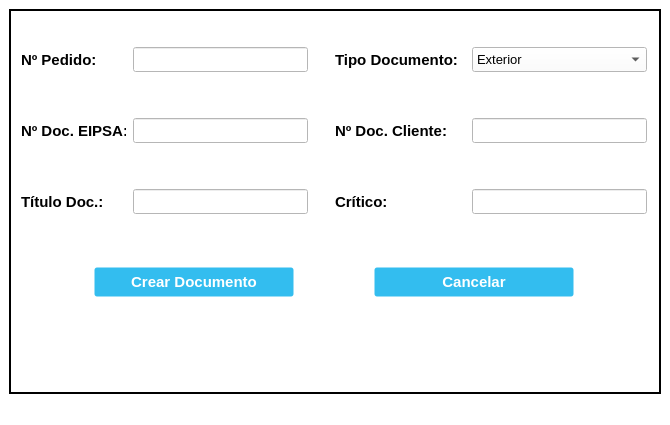
<?xml version="1.0" encoding="UTF-8"?>
<ui version="4.0">
 <class>New_Doc_Window</class>
 <widget class="QMainWindow" name="New_Doc_Window">
  <property name="geometry">
   <rect>
    <x>0</x>
    <y>0</y>
    <width>670</width>
    <height>425</height>
   </rect>
  </property>
  <property name="minimumSize">
   <size>
    <width>670</width>
    <height>425</height>
   </size>
  </property>
  <property name="maximumSize">
   <size>
    <width>670</width>
    <height>425</height>
   </size>
  </property>
  <property name="windowTitle">
   <string>Nuevo Documento</string>
  </property>
  <property name="windowIcon">
   <iconset>
    <normaloff>//nas01/DATOS/Comunes/EIPSA-ERP/Resources/Iconos/icon.ico</normaloff>//nas01/DATOS/Comunes/EIPSA-ERP/Resources/Iconos/icon.ico</iconset>
  </property>
  <property name="styleSheet">
   <string notr="true">QWidget {
background-color: rgb(255, 255, 255);
}

.QFrame {
	border: 2px solid black;
}

QPushButton {
background-color: #33bdef;
  border: 1px solid transparent;
  border-radius: 3px;
  box-shadow: rgba(255, 255, 255, .4) 0 1px 0 0 inset;
  box-sizing: border-box;
  color: #fff;
  cursor: pointer;
  display: inline-block;
  font-family: -apple-system,system-ui,&quot;Segoe UI&quot;,&quot;Liberation Sans&quot;,sans-serif;
  font-size: 15px;
  font-weight: 800;
  line-height: 1.15385;
  margin: 0;
  outline: none;
  padding: 8px .8em;
  text-align: center;
  text-decoration: none;
  text-shadow: 0px 1px 0px #263666;
  user-select: none;
  -webkit-user-select: none;
  touch-action: manipulation;
  vertical-align: baseline;
  white-space: nowrap;
}

QPushButton:hover {
	background-color: #019ad2;
	border-color: rgb(0, 0, 0);
}

QPushButton:pressed {
	background-color: rgb(1, 140, 190);
	border-color: rgb(255, 255, 255);
}</string>
  </property>
  <widget class="QWidget" name="centralwidget">
   <layout class="QGridLayout" name="gridLayout">
    <item row="0" column="0">
     <widget class="QFrame" name="frame">
      <property name="frameShape">
       <enum>QFrame::StyledPanel</enum>
      </property>
      <property name="frameShadow">
       <enum>QFrame::Raised</enum>
      </property>
      <layout class="QVBoxLayout" name="verticalLayout">
       <item>
        <spacer name="verticalSpacer_6">
         <property name="orientation">
          <enum>Qt::Vertical</enum>
         </property>
         <property name="sizeType">
          <enum>QSizePolicy::Fixed</enum>
         </property>
         <property name="sizeHint" stdset="0">
          <size>
           <width>20</width>
           <height>10</height>
          </size>
         </property>
        </spacer>
       </item>
       <item>
        <layout class="QHBoxLayout" name="hLayout">
         <item>
          <layout class="QVBoxLayout" name="vLayout1">
           <property name="leftMargin">
            <number>0</number>
           </property>
           <property name="rightMargin">
            <number>0</number>
           </property>
           <item>
            <widget class="QLabel" name="label_NumOrder">
             <property name="minimumSize">
              <size>
               <width>105</width>
               <height>25</height>
              </size>
             </property>
             <property name="maximumSize">
              <size>
               <width>105</width>
               <height>25</height>
              </size>
             </property>
             <property name="font">
              <font>
               <pointsize>11</pointsize>
               <bold>true</bold>
              </font>
             </property>
             <property name="text">
              <string>Nº Pedido:</string>
             </property>
             <property name="alignment">
              <set>Qt::AlignLeading|Qt::AlignLeft|Qt::AlignVCenter</set>
             </property>
            </widget>
           </item>
           <item>
            <spacer name="vSpacer1">
             <property name="orientation">
              <enum>Qt::Vertical</enum>
             </property>
             <property name="sizeType">
              <enum>QSizePolicy::Fixed</enum>
             </property>
             <property name="sizeHint" stdset="0">
              <size>
               <width>20</width>
               <height>40</height>
              </size>
             </property>
            </spacer>
           </item>
           <item>
            <widget class="QLabel" name="label_NumDocEipsa">
             <property name="minimumSize">
              <size>
               <width>105</width>
               <height>25</height>
              </size>
             </property>
             <property name="maximumSize">
              <size>
               <width>105</width>
               <height>25</height>
              </size>
             </property>
             <property name="font">
              <font>
               <pointsize>11</pointsize>
               <bold>true</bold>
              </font>
             </property>
             <property name="text">
              <string>Nº Doc. EIPSA:</string>
             </property>
             <property name="alignment">
              <set>Qt::AlignLeading|Qt::AlignLeft|Qt::AlignVCenter</set>
             </property>
            </widget>
           </item>
           <item>
            <spacer name="vSpacer2">
             <property name="orientation">
              <enum>Qt::Vertical</enum>
             </property>
             <property name="sizeType">
              <enum>QSizePolicy::Fixed</enum>
             </property>
             <property name="sizeHint" stdset="0">
              <size>
               <width>20</width>
               <height>40</height>
              </size>
             </property>
            </spacer>
           </item>
           <item>
            <widget class="QLabel" name="label_TitleDoc">
             <property name="minimumSize">
              <size>
               <width>105</width>
               <height>25</height>
              </size>
             </property>
             <property name="maximumSize">
              <size>
               <width>105</width>
               <height>25</height>
              </size>
             </property>
             <property name="font">
              <font>
               <pointsize>11</pointsize>
               <bold>true</bold>
              </font>
             </property>
             <property name="text">
              <string>Título Doc.:</string>
             </property>
            </widget>
           </item>
          </layout>
         </item>
         <item>
          <layout class="QVBoxLayout" name="vLayout2">
           <item>
            <widget class="QLineEdit" name="NumOrder_NewDoc">
             <property name="minimumSize">
              <size>
               <width>175</width>
               <height>25</height>
              </size>
             </property>
             <property name="maximumSize">
              <size>
               <width>175</width>
               <height>25</height>
              </size>
             </property>
             <property name="font">
              <font>
               <pointsize>10</pointsize>
              </font>
             </property>
             <property name="alignment">
              <set>Qt::AlignCenter</set>
             </property>
            </widget>
           </item>
           <item>
            <spacer name="vSpacer4">
             <property name="orientation">
              <enum>Qt::Vertical</enum>
             </property>
             <property name="sizeType">
              <enum>QSizePolicy::Fixed</enum>
             </property>
             <property name="sizeHint" stdset="0">
              <size>
               <width>20</width>
               <height>40</height>
              </size>
             </property>
            </spacer>
           </item>
           <item>
            <widget class="QLineEdit" name="NumDocEipsa_NewDoc">
             <property name="minimumSize">
              <size>
               <width>175</width>
               <height>25</height>
              </size>
             </property>
             <property name="maximumSize">
              <size>
               <width>175</width>
               <height>25</height>
              </size>
             </property>
             <property name="font">
              <font>
               <pointsize>10</pointsize>
              </font>
             </property>
             <property name="alignment">
              <set>Qt::AlignCenter</set>
             </property>
            </widget>
           </item>
           <item>
            <spacer name="vSpacer5">
             <property name="orientation">
              <enum>Qt::Vertical</enum>
             </property>
             <property name="sizeType">
              <enum>QSizePolicy::Fixed</enum>
             </property>
             <property name="sizeHint" stdset="0">
              <size>
               <width>20</width>
               <height>40</height>
              </size>
             </property>
            </spacer>
           </item>
           <item>
            <widget class="QLineEdit" name="TitleDoc_NewDoc">
             <property name="minimumSize">
              <size>
               <width>175</width>
               <height>25</height>
              </size>
             </property>
             <property name="maximumSize">
              <size>
               <width>175</width>
               <height>25</height>
              </size>
             </property>
             <property name="font">
              <font>
               <pointsize>10</pointsize>
              </font>
             </property>
            </widget>
           </item>
          </layout>
         </item>
         <item>
          <spacer name="hSpacer">
           <property name="orientation">
            <enum>Qt::Horizontal</enum>
           </property>
           <property name="sizeType">
            <enum>QSizePolicy::Fixed</enum>
           </property>
           <property name="sizeHint" stdset="0">
            <size>
             <width>20</width>
             <height>20</height>
            </size>
           </property>
          </spacer>
         </item>
         <item>
          <layout class="QVBoxLayout" name="vLayout3">
           <item>
            <widget class="QLabel" name="label_DocType">
             <property name="minimumSize">
              <size>
               <width>130</width>
               <height>25</height>
              </size>
             </property>
             <property name="maximumSize">
              <size>
               <width>130</width>
               <height>25</height>
              </size>
             </property>
             <property name="font">
              <font>
               <pointsize>11</pointsize>
               <bold>true</bold>
              </font>
             </property>
             <property name="text">
              <string>Tipo Documento:</string>
             </property>
             <property name="alignment">
              <set>Qt::AlignLeading|Qt::AlignLeft|Qt::AlignVCenter</set>
             </property>
            </widget>
           </item>
           <item>
            <spacer name="vSpacer7">
             <property name="orientation">
              <enum>Qt::Vertical</enum>
             </property>
             <property name="sizeType">
              <enum>QSizePolicy::Fixed</enum>
             </property>
             <property name="sizeHint" stdset="0">
              <size>
               <width>20</width>
               <height>40</height>
              </size>
             </property>
            </spacer>
           </item>
           <item>
            <widget class="QLabel" name="label_NumDocClient">
             <property name="minimumSize">
              <size>
               <width>130</width>
               <height>25</height>
              </size>
             </property>
             <property name="maximumSize">
              <size>
               <width>130</width>
               <height>25</height>
              </size>
             </property>
             <property name="font">
              <font>
               <pointsize>11</pointsize>
               <bold>true</bold>
              </font>
             </property>
             <property name="text">
              <string>Nº Doc. Cliente:</string>
             </property>
             <property name="alignment">
              <set>Qt::AlignLeading|Qt::AlignLeft|Qt::AlignVCenter</set>
             </property>
            </widget>
           </item>
           <item>
            <spacer name="vSpacer8">
             <property name="orientation">
              <enum>Qt::Vertical</enum>
             </property>
             <property name="sizeType">
              <enum>QSizePolicy::Fixed</enum>
             </property>
             <property name="sizeHint" stdset="0">
              <size>
               <width>20</width>
               <height>40</height>
              </size>
             </property>
            </spacer>
           </item>
           <item>
            <widget class="QLabel" name="label_Critical">
             <property name="minimumSize">
              <size>
               <width>130</width>
               <height>25</height>
              </size>
             </property>
             <property name="maximumSize">
              <size>
               <width>130</width>
               <height>25</height>
              </size>
             </property>
             <property name="font">
              <font>
               <pointsize>11</pointsize>
               <bold>true</bold>
              </font>
             </property>
             <property name="text">
              <string>Crítico:</string>
             </property>
            </widget>
           </item>
          </layout>
         </item>
         <item>
          <layout class="QVBoxLayout" name="vlLayout4">
           <item>
            <widget class="QComboBox" name="DocType_NewDoc">
             <property name="minimumSize">
              <size>
               <width>175</width>
               <height>25</height>
              </size>
             </property>
             <property name="maximumSize">
              <size>
               <width>175</width>
               <height>25</height>
              </size>
             </property>
             <property name="font">
              <font>
               <pointsize>10</pointsize>
              </font>
             </property>
             <property name="focusPolicy">
              <enum>Qt::StrongFocus</enum>
             </property>
             <item>
              <property name="text">
               <string>Exterior</string>
              </property>
             </item>
             <item>
              <property name="text">
               <string>Nacional</string>
              </property>
             </item>
            </widget>
           </item>
           <item>
            <spacer name="vSpacer10">
             <property name="orientation">
              <enum>Qt::Vertical</enum>
             </property>
             <property name="sizeType">
              <enum>QSizePolicy::Fixed</enum>
             </property>
             <property name="sizeHint" stdset="0">
              <size>
               <width>20</width>
               <height>40</height>
              </size>
             </property>
            </spacer>
           </item>
           <item>
            <widget class="QLineEdit" name="NumDocClient_NewDoc">
             <property name="minimumSize">
              <size>
               <width>175</width>
               <height>25</height>
              </size>
             </property>
             <property name="maximumSize">
              <size>
               <width>175</width>
               <height>25</height>
              </size>
             </property>
             <property name="font">
              <font>
               <pointsize>10</pointsize>
              </font>
             </property>
             <property name="alignment">
              <set>Qt::AlignCenter</set>
             </property>
            </widget>
           </item>
           <item>
            <spacer name="vSpacer11">
             <property name="orientation">
              <enum>Qt::Vertical</enum>
             </property>
             <property name="sizeType">
              <enum>QSizePolicy::Fixed</enum>
             </property>
             <property name="sizeHint" stdset="0">
              <size>
               <width>20</width>
               <height>40</height>
              </size>
             </property>
            </spacer>
           </item>
           <item>
            <widget class="QLineEdit" name="Critical_NewDoc">
             <property name="minimumSize">
              <size>
               <width>175</width>
               <height>25</height>
              </size>
             </property>
             <property name="maximumSize">
              <size>
               <width>175</width>
               <height>25</height>
              </size>
             </property>
             <property name="font">
              <font>
               <pointsize>10</pointsize>
              </font>
             </property>
            </widget>
           </item>
          </layout>
         </item>
        </layout>
       </item>
       <item>
        <spacer name="vSpacer">
         <property name="orientation">
          <enum>Qt::Vertical</enum>
         </property>
         <property name="sizeType">
          <enum>QSizePolicy::Fixed</enum>
         </property>
         <property name="sizeHint" stdset="0">
          <size>
           <width>20</width>
           <height>30</height>
          </size>
         </property>
        </spacer>
       </item>
       <item>
        <layout class="QHBoxLayout" name="hLayout2">
         <item>
          <widget class="QPushButton" name="Button_NewDoc">
           <property name="sizePolicy">
            <sizepolicy hsizetype="Minimum" vsizetype="Minimum">
             <horstretch>0</horstretch>
             <verstretch>0</verstretch>
            </sizepolicy>
           </property>
           <property name="minimumSize">
            <size>
             <width>200</width>
             <height>30</height>
            </size>
           </property>
           <property name="maximumSize">
            <size>
             <width>200</width>
             <height>30</height>
            </size>
           </property>
           <property name="text">
            <string>Crear Documento</string>
           </property>
          </widget>
         </item>
         <item>
          <widget class="QPushButton" name="Button_Cancel">
           <property name="sizePolicy">
            <sizepolicy hsizetype="Minimum" vsizetype="Minimum">
             <horstretch>0</horstretch>
             <verstretch>0</verstretch>
            </sizepolicy>
           </property>
           <property name="minimumSize">
            <size>
             <width>200</width>
             <height>30</height>
            </size>
           </property>
           <property name="maximumSize">
            <size>
             <width>200</width>
             <height>30</height>
            </size>
           </property>
           <property name="text">
            <string>Cancelar</string>
           </property>
          </widget>
         </item>
        </layout>
       </item>
       <item>
        <spacer name="verticalSpacer_5">
         <property name="orientation">
          <enum>Qt::Vertical</enum>
         </property>
         <property name="sizeType">
          <enum>QSizePolicy::Fixed</enum>
         </property>
         <property name="sizeHint" stdset="0">
          <size>
           <width>20</width>
           <height>10</height>
          </size>
         </property>
        </spacer>
       </item>
       <item>
        <widget class="QLabel" name="label_error">
         <property name="maximumSize">
          <size>
           <width>630</width>
           <height>35</height>
          </size>
         </property>
         <property name="styleSheet">
          <string notr="true">color: rgb(255, 0, 0);</string>
         </property>
         <property name="text">
          <string/>
         </property>
         <property name="alignment">
          <set>Qt::AlignCenter</set>
         </property>
        </widget>
       </item>
      </layout>
     </widget>
    </item>
   </layout>
  </widget>
  <widget class="QMenuBar" name="menubar">
   <property name="geometry">
    <rect>
     <x>0</x>
     <y>0</y>
     <width>670</width>
     <height>22</height>
    </rect>
   </property>
  </widget>
  <widget class="QStatusBar" name="statusbar"/>
 </widget>
 <tabstops>
  <tabstop>NumOrder_NewDoc</tabstop>
  <tabstop>NumDocEipsa_NewDoc</tabstop>
  <tabstop>DocType_NewDoc</tabstop>
  <tabstop>NumDocClient_NewDoc</tabstop>
  <tabstop>Button_NewDoc</tabstop>
  <tabstop>Button_Cancel</tabstop>
 </tabstops>
 <resources/>
 <connections>
  <connection>
   <sender>Button_Cancel</sender>
   <signal>clicked()</signal>
   <receiver>New_Doc_Window</receiver>
   <slot>close()</slot>
   <hints>
    <hint type="sourcelabel">
     <x>524</x>
     <y>441</y>
    </hint>
    <hint type="destinationlabel">
     <x>557</x>
     <y>508</y>
    </hint>
   </hints>
  </connection>
 </connections>
</ui>
